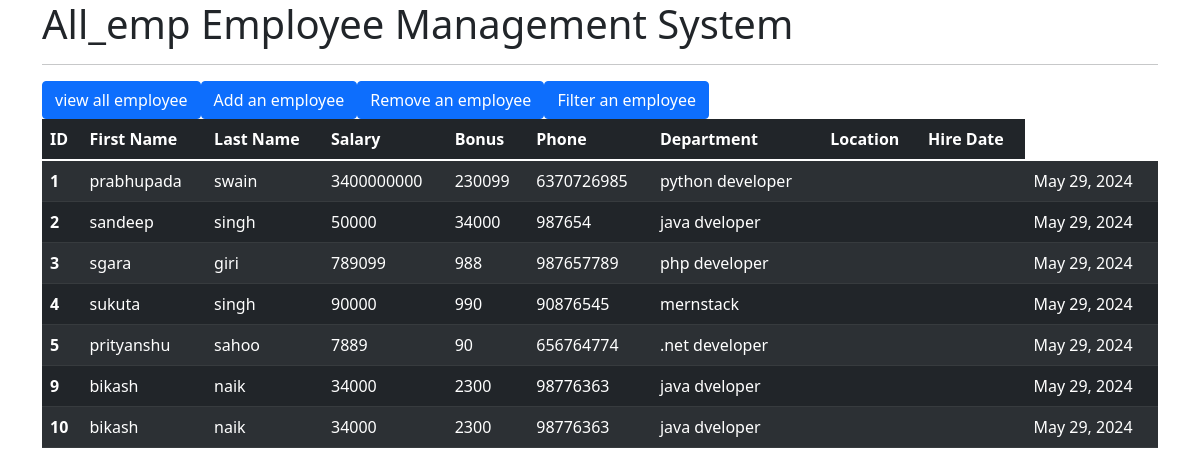
The app's page /all_emp with its own data.
### emp_app/models.py (models this page shows, shortened)
class Employee(models.Model):
    first_name= models.CharField(max_length=50,null = False)
    last_name = models.CharField(max_length=30)
    dept = models.CharField(max_length= 50,null = False)
    salary = models.IntegerField(default=0)
    bonus= models.BigIntegerField(default= 0)
    role = models.ForeignKey(Role, on_delete=models.CASCADE)
    phone= models.IntegerField(default=0)
    hire_date=models.DateField()
    def __str__(self):
        return "%s %s %s %s" %(self.first_name,self.last_name,self.dept,self.phone)

class Role(models.Model):
    name= models.CharField(max_length=100,null= False)

### emp_app/views.py (the view)
# urls.py: path("all_emp",views.all_emp,name = "all_emp"),
def all_emp(request):
    emps = Employee.objects.all()
    context = {
        'emps':emps
    }
    print(context)
    return render(request, "all_emp.html",context)

### emp_app/templates/all_emp.html (shortened to what this page needs)
<!DOCTYPE html>
<html lang="en">
<head>
    <link href="https://cdn.jsdelivr.net/npm/bootstrap@5.1.3/dist/css/bootstrap.min.css" rel="stylesheet">
</head>
<body>
    <div class="container">
        <h1>All_emp Employee Management System</h1>
        <hr>
        <table class="table table-dark table-striped">
            <thead>
                <tr>
                    <th scope="col">ID</th>
                    <th scope="col">First Name</th>
                    <th scope="col">Last Name</th>
                    <th scope="col">Salary</th>
                    <th scope="col">Bonus</th>
                    <th scope="col">Phone</th>
                    <th scope="col">Department</th>
                    <th scope="col">Location</th>
                    <th scope="col">Hire Date</th>
                </tr>
            </thead>
            <tbody>
                {% for emp in emps %}
                <tr>
                    <th scope="row">{{ emp.id }}</th>
                    <td>{{ emp.first_name }}</td>
                    <td>{{ emp.last_name }}</td>
                    <td>{{ emp.salary }}</td>
                    <td>{{ emp.bonus }}</td>
                    <td>{{ emp.phone }}</td>
                    <td>{{ emp.role.name }}</td>
                    <td>{{ emp.dept.name }}</td>
                    <td>{{ emp.dept.location }}</td>
                    <td>{{ emp.hire_date }}</td>
                </tr>
                {% endfor %}
                <a class="btn btn-primary" href="/all_emp" role="button">view all employee</a>
                <a class="btn btn-primary" href="/add_emp" role="button">Add an  employee</a>
                <a class="btn btn-primary" href="/remove_emp" role="button">Remove an  employee</a>
                <a class="btn btn-primary" href="/filter_emp" role="button">Filter an employee</a>
            </tbody>
        </table>
    </div>
</body>
</html>

### records on screen
Employee: id "1", first_name "prabhupada", last_name "swain", salary "3400000000", bonus "230099", phone "6370726985", role.name "python developer", hire_date "May 29, 2024"
Employee: id "2", first_name "sandeep", last_name "singh", salary "50000", bonus "34000", phone "987654", role.name "java dveloper", hire_date "May 29, 2024"
Employee: id "3", first_name "sgara", last_name "giri", salary "789099", bonus "988", phone "987657789", role.name "php developer", hire_date "May 29, 2024"
Employee: id "4", first_name "sukuta", last_name "singh", salary "90000", bonus "990", phone "90876545", role.name "mernstack", hire_date "May 29, 2024"
Employee: id "5", first_name "prityanshu", last_name "sahoo", salary "7889", bonus "90", phone "656764774", role.name ".net developer", hire_date "May 29, 2024"
Employee: id "9", first_name "bikash", last_name "naik", salary "34000", bonus "2300", phone "98776363", role.name "java dveloper", hire_date "May 29, 2024"
Employee: id "10", first_name "bikash", last_name "naik", salary "34000", bonus "2300", phone "98776363", role.name "java dveloper", hire_date "May 29, 2024"
